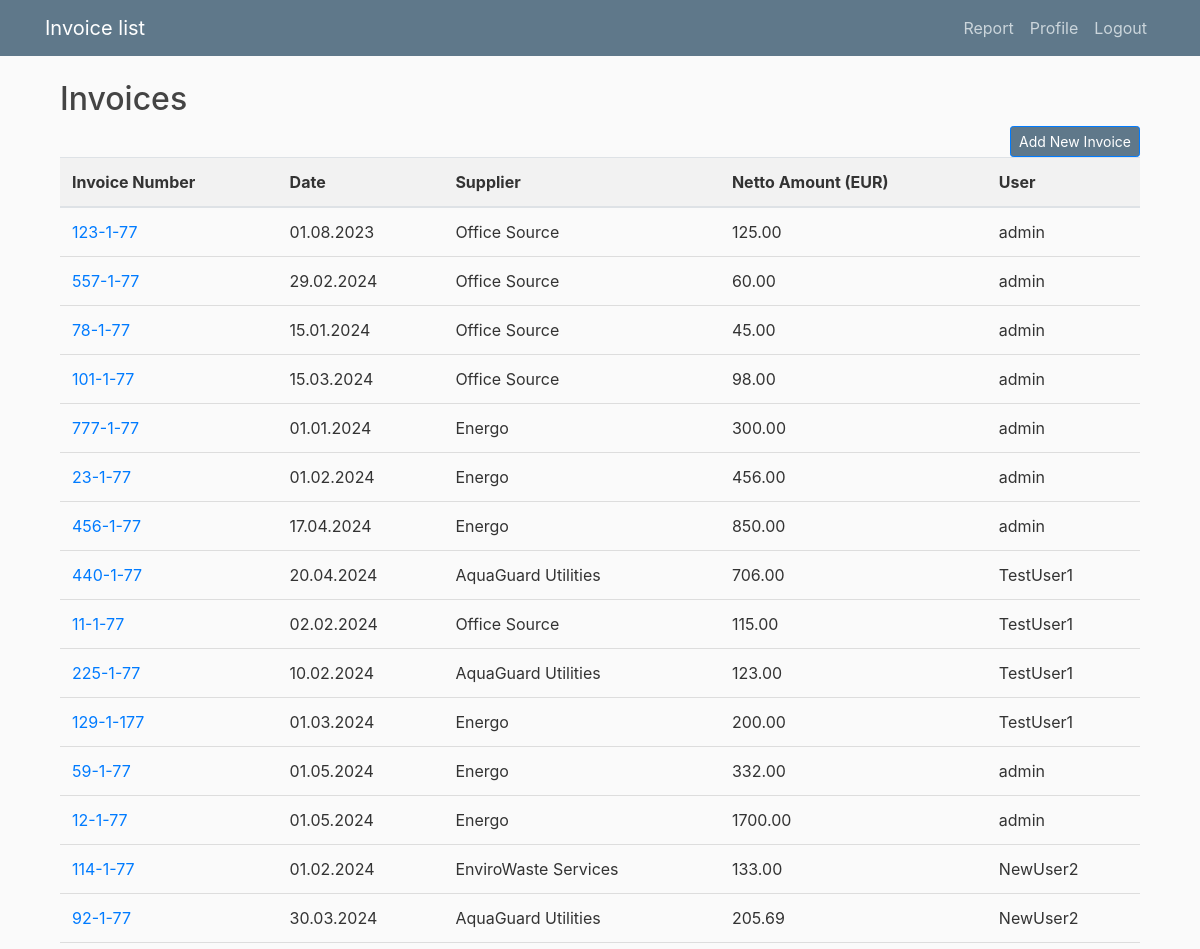
The app's page / (signed in, upper part), older data.
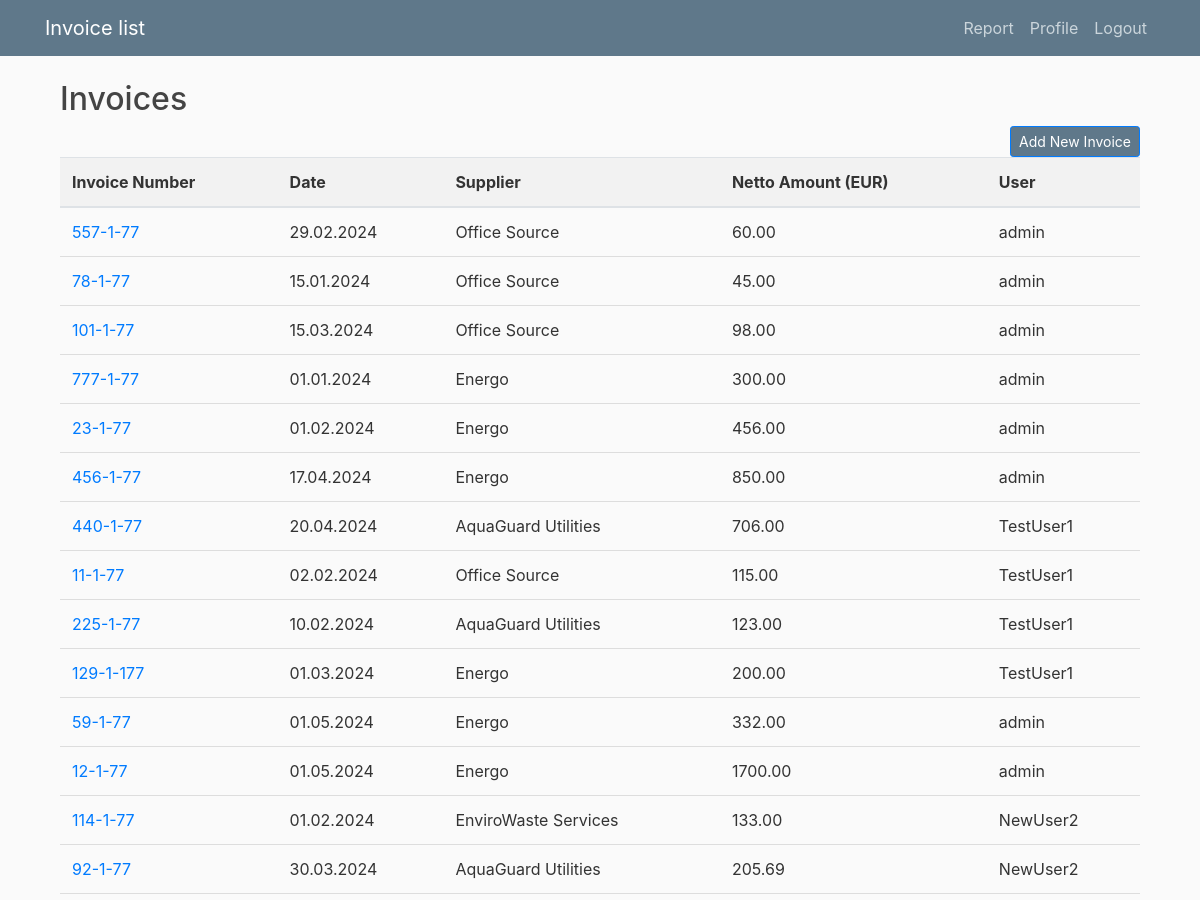
The same page, newer data.
### invoice/models.py (models this page shows, shortened)
class Invoice(models.Model):
    cost_code = models.ForeignKey(TypeOfCost, on_delete=models.CASCADE)
    cost_center_code = models.ForeignKey(CostCenter, on_delete=models.CASCADE)
    supplier = models.ForeignKey(Supplier, on_delete=models.CASCADE)
    netto_amount = models.DecimalField(max_digits=10, decimal_places=2)
    date = models.DateField()
    invoice_number = models.CharField(max_length=20)
    user = models.ForeignKey(User, on_delete=models.CASCADE)

class Supplier(models.Model):
	supplier_name = models.CharField(max_length=40)

### invoice/views.py (the view)
# urls.py: path('', views.home, name='invoice-home'),
@login_required
def home(request):
    types_of_cost = TypeOfCost.objects.all()
    cost_centers = CostCenter.objects.all()
    suppliers = Supplier.objects.all()
    user_invoices = Invoice.objects.filter(user=request.user)
    if request.user.is_staff or request.user.is_superuser:
        user_invoices = Invoice.objects.all()
    else:
        user_invoices = Invoice.objects.filter(user=request.user)
    return render(request, 'invoice/home.html', {'types_of_cost': types_of_cost, 'cost_centers': cost_centers, 'suppliers': suppliers, 'invoices': user_invoices, 'show_username': request.user.is_staff or request.user.is_superuser})

### users/templatetags/custom_filters.py (called while the page is built)
@register.filter
def format_number(value):
    try:
        locale.setlocale(locale.LC_ALL, 'it_IT.UTF-8')
        formatted_value = locale.format_string("%0.2f", value, grouping=True)
        return formatted_value
    except (ValueError, locale.Error):
        return value

### invoice/templates/invoice/home.html
{% extends "invoice/base.html" %}
{% block content %}
{% load custom_filters %}
    <div class="container">
        <h2>Invoices</h2>
        <a href="{% url 'create-invoice' %}" class="btn btn-primary btn-sm float-right bg-steel">Add New Invoice</a>
        <table class="table">
            <thead>
                <tr>
                    <th>Invoice Number</th>
                    <th>Date</th>
                    <th>Supplier</th>
                    <th>Netto Amount (EUR)</th>
                    {% if show_username %}
                        <th>User</th>
                    {% endif %}
                </tr>
            </thead>
            <tbody>
                {% for invoice in invoices %}
                <tr>
                    <td><a href="{% url 'invoice-detail' invoice.pk %}">{{ invoice.invoice_number }}</a></td>
                    <td>{{ invoice.date|date:"d.m.Y" }}</td>
                    <td>{{ invoice.supplier.supplier_name }}</td>
                    <td>{{ invoice.netto_amount |format_number }}</td>
                    {% if show_username %}
                            <td>{{ invoice.user.username }}</td>
                        {% endif %}
                </tr>
                {% endfor %}
            </tbody>
        </table>
    </div>
{% endblock content %}

Row changes from the older to the newer data that the page shows:
removed Invoice: invoice_number "123-1-77", date "01.08.2023", supplier.supplier_name "Office Source", netto_amount "125.00", user.username "admin"
